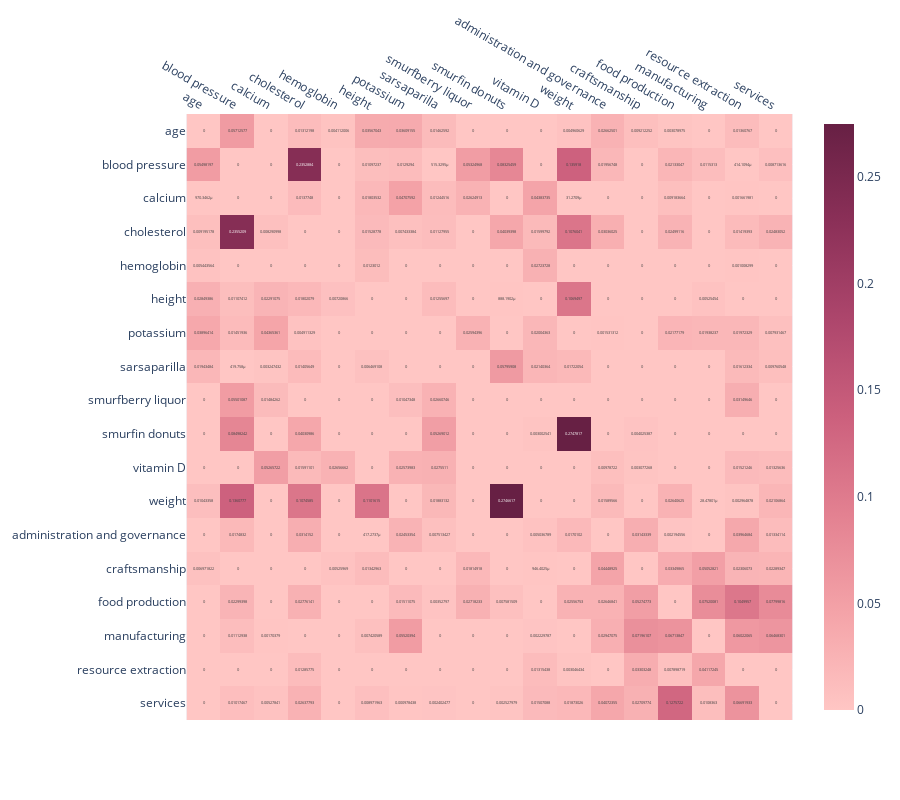

This figure's notebook cell:
### Code cell
mi_matrix = []

for i in X_train.columns:
    row = []
    for j in X_train.columns:
        if j == i:
            row.append(0)
        else:row.append(float(mutual_info_regression(X_train[[i]],X_train[j])[0]))
    mi_matrix.append(row)

fig = px.imshow(
    mi_matrix,
    text_auto=True,
    color_continuous_scale=px.colors.sequential.Burg,
    x=X_train.columns,
    y=X_train.columns,
)
fig.update_xaxes(side="top")
fig.update_layout(
    height=800,  # Adjust these values as needed
    width=900
)

fig.show()

### Figure 1 — Plotly figure (JSON) as saved in the notebook; plotly's stock layout.template omitted (floating-point values rounded to 4 significant figures; data arrays with more than 128 entries replaced by an {"elided": "..."} marker saying what was removed)
{"data": [{"coloraxis": "coloraxis", "hovertemplate": "x: %{x}<br>y: %{y}<br>color: %{z}<extra></extra>", "name": "0", "texttemplate": "%{z}", "type": "heatmap", "x": ["age", "blood pressure", "calcium", "cholesterol", "hemoglobin", "height", "potassium", "sarsaparilla", "smurfberry liquor", "smurfin donuts", "vitamin D", "weight", "administration and governance", "craftsmanship", "food production", "manufacturing", "resource extraction", "services"], "xaxis": "x", "y": ["age", "blood pressure", "calcium", "cholesterol", "hemoglobin", "height", "potassium", "sarsaparilla", "smurfberry liquor", "smurfin donuts", "vitamin D", "weight", "administration and governance", "craftsmanship", "food production", "manufacturing", "resource extraction", "services"], "yaxis": "y", "z": {"elided": "18x18 float values"}}], "layout": {"coloraxis": {"colorscale": [[0, "rgb(255, 198, 196)"], [0.1667, "rgb(244, 163, 168)"], [0.3333, "rgb(227, 129, 145)"], [0.5, "rgb(204, 96, 125)"], [0.6667, "rgb(173, 70, 108)"], [0.8333, "rgb(139, 48, 88)"], [1, "rgb(103, 32, 68)"]]}, "height": 800, "margin": {"t": 60}, "width": 900, "xaxis": {"anchor": "y", "constrain": "domain", "domain": [0, 1], "scaleanchor": "y", "side": "top"}, "yaxis": {"anchor": "x", "autorange": "reversed", "constrain": "domain", "domain": [0, 1]}}}
